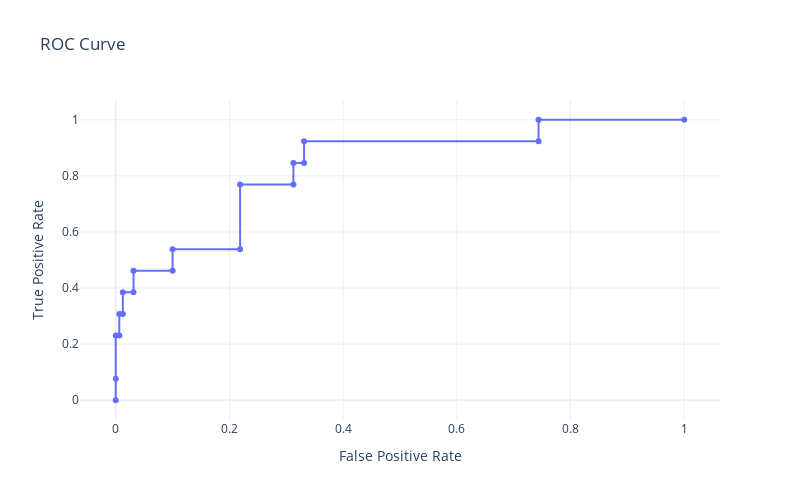

Notebook source saved alongside this figure:
### Code cell
# Fitting a logistic regression model

from sklearn.linear_model import LogisticRegression
from sklearn.model_selection import StratifiedKFold, GridSearchCV

# ----------------------------------------- Model Parameters  -----------------------------------------

auto_best_threshold_based_on_metric = 'accuracy'      # Available metrics: ["accuracy", "sensitivity", "specificity", "ppv", "npv", "f1", "auc"]
include_bootstrap_confidence_intervals = True        # True # False
cross_validation_splits = 5                           # 5-Fold cross validation
grid_search_scoring_metric = 'roc_auc'                 # choosing best metric in grid search : ['roc_auc','recall']

# ----------------------------------------------------------------------------------------------------

logreg = LogisticRegression(max_iter=1000, solver='liblinear', class_weight='balanced')

param_grid = {
    'C': [0.01, 0.1, 1, 10, 100],
    'penalty': ['l1', 'l2']
}

cv = StratifiedKFold(n_splits=cross_validation_splits, shuffle=True, random_state=random_state)
grid = GridSearchCV(logreg, param_grid, cv=cv, scoring=grid_search_scoring_metric, n_jobs=-1)
grid.fit(X_train, y_train)

print("Logistic Regression Best parameters:", grid.best_params_)
# Test set evaluation
best_model = grid.best_estimator_
y_test_proba = best_model.predict_proba(X_test)[:, 1]

best_metrics_logreg = find_best_threshold(
    model=best_model,
    X_test=X_test,
    y_test=y_test,
    metric=auto_best_threshold_based_on_metric,             
    bootstrap=include_bootstrap_confidence_intervals,    # to get CI    
    n_bootstrap=100         
)

print_metrics(metrics_dict=best_metrics_logreg)

y_pred = best_model.predict(X_test)

plot_confusion_mat(best_model, 
                   X_test, y_test, 
                   threshold=best_metrics_logreg['threshold'], 
                   labels=["Human", "Robot"])

fig = plot_auc(y_test, y_test_proba)
fig.show()

# #------------------------ Choosing a different threshold ------------------------

# threshold_to_display = 0.5 

# threshold_dict = evaluate_model_at_threshold(best_model, 
#                             X_test, y_test, 
#                             threshold=threshold_to_display, 
#                             bootstrap=include_bootstrap_confidence_intervals, 
#                             n_bootstrap=100)

# print_metrics(metrics_dict=threshold_dict)

# plot_confusion_mat(best_model, 
#                    X_test, y_test, 
#                    threshold=threshold_dict['threshold'], 
#                    labels=["Human", "Robot"])

# #--------------------------------------------------------------------------------

### Figure 1 — Plotly figure (JSON) as saved in the notebook; plotly's stock layout.template omitted (floating-point values rounded to 4 significant figures)
{"data": [{"hoverinfo": "text", "mode": "lines+markers", "name": "ROC Curve", "text": ["Threshold: inf<br>Accuracy: 0.500<br>F1: 0.000", "Threshold: 0.94<br>Accuracy: 0.538<br>F1: 0.143", "Threshold: 0.89<br>Accuracy: 0.615<br>F1: 0.375", "Threshold: 0.89<br>Accuracy: 0.612<br>F1: 0.353", "Threshold: 0.88<br>Accuracy: 0.651<br>F1: 0.444", "Threshold: 0.88<br>Accuracy: 0.648<br>F1: 0.421", "Threshold: 0.87<br>Accuracy: 0.686<br>F1: 0.500", "Threshold: 0.83<br>Accuracy: 0.677<br>F1: 0.435", "Threshold: 0.81<br>Accuracy: 0.715<br>F1: 0.500", "Threshold: 0.68<br>Accuracy: 0.681<br>F1: 0.343", "Threshold: 0.68<br>Accuracy: 0.719<br>F1: 0.389", "Threshold: 0.59<br>Accuracy: 0.660<br>F1: 0.255", "Threshold: 0.56<br>Accuracy: 0.775<br>F1: 0.345", "Threshold: 0.42<br>Accuracy: 0.728<br>F1: 0.274", "Threshold: 0.41<br>Accuracy: 0.767<br>F1: 0.297", "Threshold: 0.40<br>Accuracy: 0.757<br>F1: 0.286", "Threshold: 0.40<br>Accuracy: 0.796<br>F1: 0.308", "Threshold: 0.13<br>Accuracy: 0.590<br>F1: 0.167", "Threshold: 0.13<br>Accuracy: 0.628<br>F1: 0.179", "Threshold: 0.00<br>Accuracy: 0.500<br>F1: 0.140"], "type": "scatter", "x": [0.0, 0.0, 0.0, 0.00625, 0.00625, 0.0125, 0.0125, 0.03125, 0.03125, 0.1, 0.1, 0.2188, 0.2188, 0.3125, 0.3125, 0.3312, 0.3312, 0.7438, 0.7438, 1.0], "y": [0.0, 0.07692, 0.2308, 0.2308, 0.3077, 0.3077, 0.3846, 0.3846, 0.4615, 0.4615, 0.5385, 0.5385, 0.7692, 0.7692, 0.8462, 0.8462, 0.9231, 0.9231, 1.0, 1.0]}], "layout": {"height": 500, "title": {"text": "ROC Curve"}, "width": 800, "xaxis": {"title": {"text": "False Positive Rate"}}, "yaxis": {"title": {"text": "True Positive Rate"}}}}
